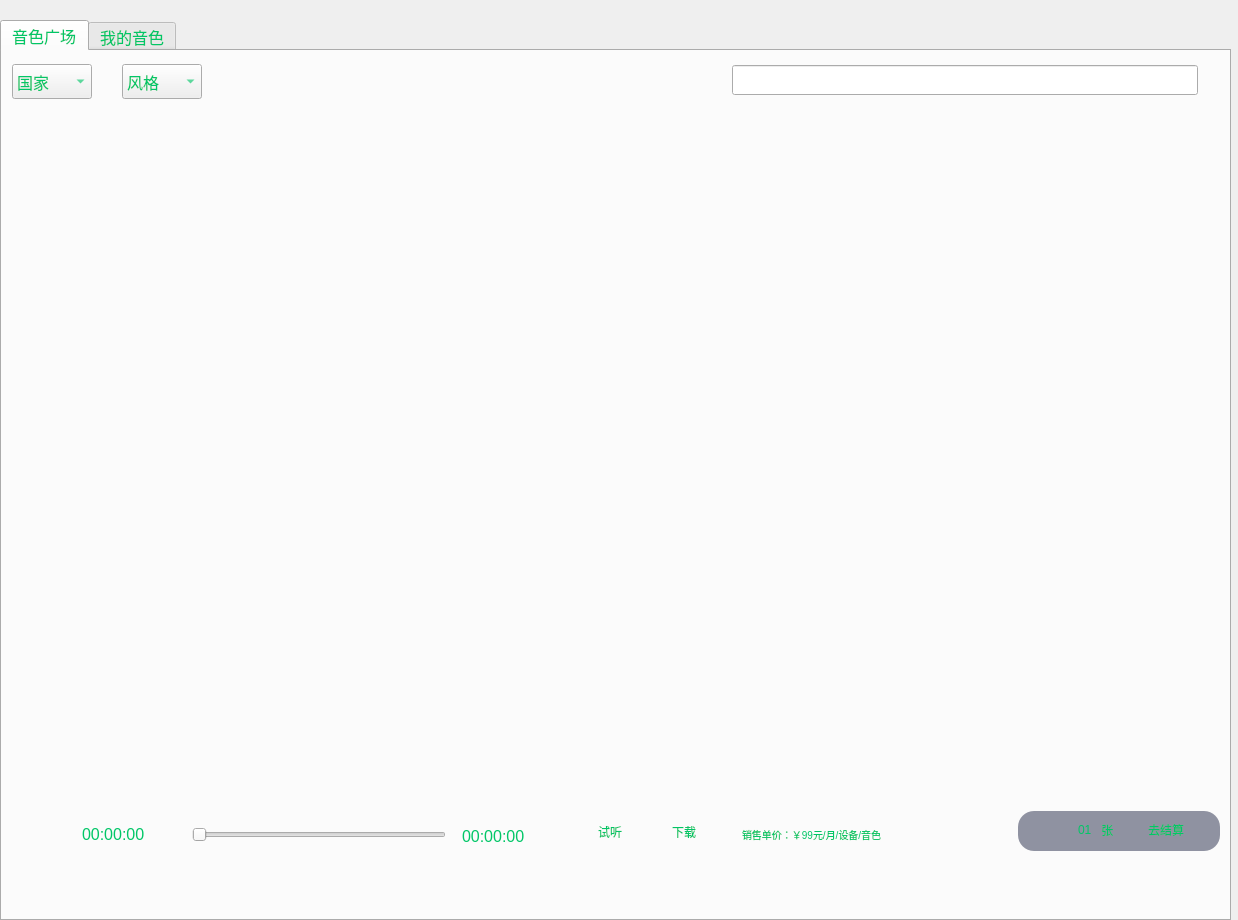
<?xml version="1.0" encoding="UTF-8"?>
<ui version="4.0">
 <class>GBSBizSettingTimbreSquare</class>
 <widget class="QWidget" name="GBSBizSettingTimbreSquare">
  <property name="geometry">
   <rect>
    <x>0</x>
    <y>0</y>
    <width>1238</width>
    <height>920</height>
   </rect>
  </property>
  <property name="windowTitle">
   <string>Form</string>
  </property>
  <widget class="QTabWidget" name="tabWidget">
   <property name="geometry">
    <rect>
     <x>0</x>
     <y>20</y>
     <width>1231</width>
     <height>901</height>
    </rect>
   </property>
   <property name="styleSheet">
    <string notr="true">color: #01C667;
font-size:16px;
</string>
   </property>
   <property name="tabShape">
    <enum>QTabWidget::TabShape::Rounded</enum>
   </property>
   <property name="currentIndex">
    <number>0</number>
   </property>
   <property name="elideMode">
    <enum>Qt::TextElideMode::ElideLeft</enum>
   </property>
   <widget class="QWidget" name="tabBasic">
    <attribute name="title">
     <string>音色广场</string>
    </attribute>
    <widget class="QWidget" name="widget" native="true">
     <property name="geometry">
      <rect>
       <x>0</x>
       <y>0</y>
       <width>1238</width>
       <height>60</height>
      </rect>
     </property>
     <widget class="QComboBox" name="comboBox">
      <property name="geometry">
       <rect>
        <x>10</x>
        <y>13</y>
        <width>80</width>
        <height>35</height>
       </rect>
      </property>
      <item>
       <property name="text">
        <string>国家</string>
       </property>
      </item>
     </widget>
     <widget class="QComboBox" name="comboBox_2">
      <property name="geometry">
       <rect>
        <x>120</x>
        <y>13</y>
        <width>80</width>
        <height>35</height>
       </rect>
      </property>
      <item>
       <property name="text">
        <string>风格</string>
       </property>
      </item>
     </widget>
     <widget class="QLineEdit" name="lineEdit">
      <property name="geometry">
       <rect>
        <x>730</x>
        <y>14</y>
        <width>466</width>
        <height>30</height>
       </rect>
      </property>
     </widget>
     <widget class="QPushButton" name="pushButton_4">
      <property name="geometry">
       <rect>
        <x>736</x>
        <y>17</y>
        <width>24</width>
        <height>24</height>
       </rect>
      </property>
      <property name="styleSheet">
       <string notr="true">border-image:url(:gbs/images/gbs/biz/gbs-search.png);
border-radius: 5px;</string>
      </property>
      <property name="text">
       <string/>
      </property>
     </widget>
    </widget>
    <widget class="QWidget" name="verticalLayoutWidget">
     <property name="geometry">
      <rect>
       <x>0</x>
       <y>60</y>
       <width>1231</width>
       <height>681</height>
      </rect>
     </property>
     <layout class="QVBoxLayout" name="verticalLayout"/>
    </widget>
    <widget class="QPushButton" name="pushButton">
     <property name="geometry">
      <rect>
       <x>10</x>
       <y>761</y>
       <width>40</width>
       <height>40</height>
      </rect>
     </property>
     <property name="styleSheet">
      <string notr="true">border-image:url(:gbs/images/gbs/biz/gbs-player-widget-pause.png);
border-radius: 5px;</string>
     </property>
     <property name="text">
      <string/>
     </property>
    </widget>
    <widget class="QSlider" name="horizontalSlider">
     <property name="geometry">
      <rect>
       <x>190</x>
       <y>776</y>
       <width>254</width>
       <height>16</height>
      </rect>
     </property>
     <property name="orientation">
      <enum>Qt::Orientation::Horizontal</enum>
     </property>
    </widget>
    <widget class="QLabel" name="label">
     <property name="geometry">
      <rect>
       <x>80</x>
       <y>771</y>
       <width>88</width>
       <height>24</height>
      </rect>
     </property>
     <property name="styleSheet">
      <string notr="true">font-size:16px;</string>
     </property>
     <property name="text">
      <string>00:00:00</string>
     </property>
    </widget>
    <widget class="QLabel" name="label_2">
     <property name="geometry">
      <rect>
       <x>460</x>
       <y>773</y>
       <width>88</width>
       <height>24</height>
      </rect>
     </property>
     <property name="styleSheet">
      <string notr="true">font-size:16px;</string>
     </property>
     <property name="text">
      <string>00:00:00</string>
     </property>
    </widget>
    <widget class="QPushButton" name="pushButton_2">
     <property name="geometry">
      <rect>
       <x>550</x>
       <y>767</y>
       <width>32</width>
       <height>32</height>
      </rect>
     </property>
     <property name="styleSheet">
      <string notr="true">border-image:url(:gbs/images/gbs/biz/gbs-player-widget-speaker.png);
border-radius: 5px;</string>
     </property>
     <property name="text">
      <string/>
     </property>
    </widget>
    <widget class="QLabel" name="label_3">
     <property name="geometry">
      <rect>
       <x>596</x>
       <y>771</y>
       <width>25</width>
       <height>19</height>
      </rect>
     </property>
     <property name="styleSheet">
      <string notr="true">font-size:12px;
color:#00C566;</string>
     </property>
     <property name="text">
      <string>试听</string>
     </property>
    </widget>
    <widget class="QPushButton" name="pushButton_3">
     <property name="geometry">
      <rect>
       <x>630</x>
       <y>769</y>
       <width>25</width>
       <height>25</height>
      </rect>
     </property>
     <property name="styleSheet">
      <string notr="true">border-image:url(:gbs/images/gbs/biz/gbs-player-widget-download.png);
border-radius: 5px;</string>
     </property>
     <property name="text">
      <string/>
     </property>
    </widget>
    <widget class="QLabel" name="label_4">
     <property name="geometry">
      <rect>
       <x>670</x>
       <y>771</y>
       <width>25</width>
       <height>19</height>
      </rect>
     </property>
     <property name="styleSheet">
      <string notr="true">font-size:12px;
color:#00C566;</string>
     </property>
     <property name="text">
      <string>下载</string>
     </property>
    </widget>
    <widget class="QLabel" name="label_5">
     <property name="geometry">
      <rect>
       <x>740</x>
       <y>776</y>
       <width>145</width>
       <height>14</height>
      </rect>
     </property>
     <property name="styleSheet">
      <string notr="true">font-size:10px;</string>
     </property>
     <property name="text">
      <string>销售单价：￥99元/月/设备/音色</string>
     </property>
    </widget>
    <widget class="QFrame" name="frame">
     <property name="geometry">
      <rect>
       <x>1016</x>
       <y>760</y>
       <width>202</width>
       <height>40</height>
      </rect>
     </property>
     <property name="styleSheet">
      <string notr="true">background-color:#8F92A1;
border-radius:16px;
</string>
     </property>
     <property name="frameShape">
      <enum>QFrame::Shape::StyledPanel</enum>
     </property>
     <property name="frameShadow">
      <enum>QFrame::Shadow::Raised</enum>
     </property>
     <widget class="QLabel" name="label_9">
      <property name="geometry">
       <rect>
        <x>130</x>
        <y>13</y>
        <width>40</width>
        <height>12</height>
       </rect>
      </property>
      <property name="styleSheet">
       <string notr="true">font-size:12px;</string>
      </property>
      <property name="text">
       <string>去结算</string>
      </property>
     </widget>
     <widget class="QPushButton" name="pushButton_5">
      <property name="geometry">
       <rect>
        <x>27</x>
        <y>6</y>
        <width>25</width>
        <height>25</height>
       </rect>
      </property>
      <property name="styleSheet">
       <string notr="true">border-image:url(:gbs/images/gbs/biz/gbs-money.png);
border-radius: 5px;</string>
      </property>
      <property name="text">
       <string/>
      </property>
     </widget>
     <widget class="QLabel" name="label_8">
      <property name="geometry">
       <rect>
        <x>80</x>
        <y>11</y>
        <width>21</width>
        <height>16</height>
       </rect>
      </property>
      <property name="styleSheet">
       <string notr="true">font-size:12px;
</string>
      </property>
      <property name="text">
       <string> 张</string>
      </property>
     </widget>
     <widget class="QLabel" name="label_6">
      <property name="geometry">
       <rect>
        <x>60</x>
        <y>11</y>
        <width>21</width>
        <height>16</height>
       </rect>
      </property>
      <property name="styleSheet">
       <string notr="true">font-size:12px;</string>
      </property>
      <property name="text">
       <string>01</string>
      </property>
     </widget>
    </widget>
   </widget>
   <widget class="QWidget" name="tabAdvanced">
    <attribute name="title">
     <string>我的音色</string>
    </attribute>
   </widget>
  </widget>
 </widget>
 <resources/>
 <connections/>
</ui>
